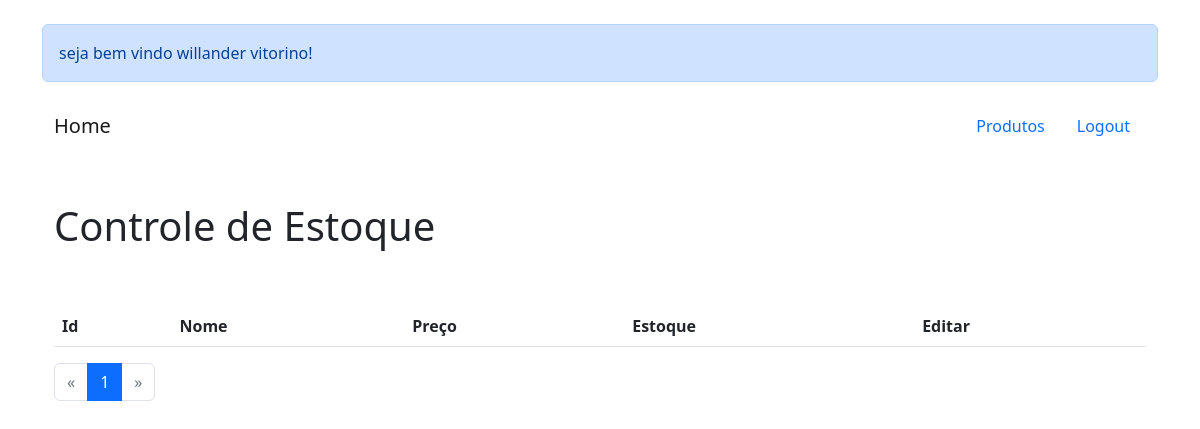
Before: / (signed in) with the older database file.
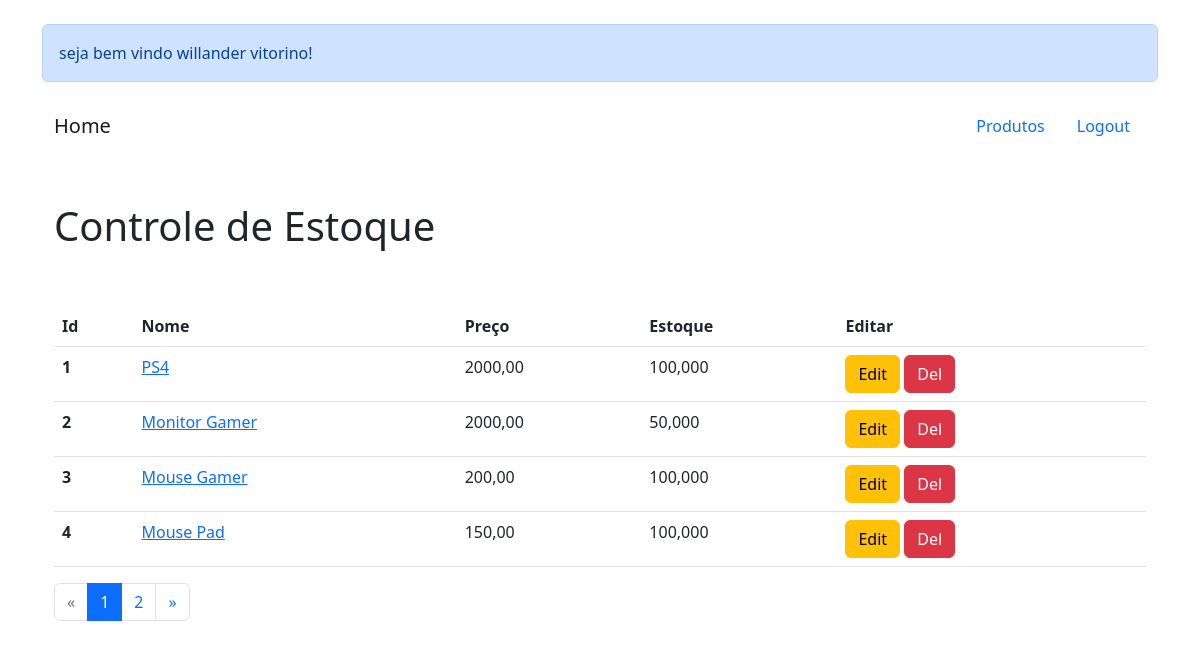
After: the same page with the newer database file.
### usuarios/models.py (models this page shows, shortened)
class Base(models.Model):
    criado = models.DateField('Data de Criação', auto_now_add=True)
    modificado = models.DateField('Data de Atualização', auto_now_add=True)
    ativo = models.BooleanField('Ativo?', default=True)
    class Meta:
        abstract = True

class Produto(Base):
    nome = models.CharField('Nome', max_length=100)
    preco = models.DecimalField('preço', max_digits=8, decimal_places=2)
    estoque = models.DecimalField('Estoque', max_digits=8, decimal_places=3)
    imagem = StdImageField('imagem', upload_to='produtos',
                           variations={'thumb': (124, 124)})
    slug = models.SlugField('Slug', max_length=100, blank=True, editable=False)

### usuarios/views.py (the view)
# urls.py: path('', IndexView.as_view(), name='index'),
class IndexView(ListView):
    model: Produto
    context_object_name = 'produtos'
    template_name = 'index.html'
    paginate_by = 4
    def get_queryset(self):
        return Produto.objects.all()

### templates/index.html (shortened to what this page needs)
{% extends 'base.html' %}
{% load static %}
{% block content %}
<div class="container">
    {% if user.is_anonymous %}
    <div class="container">
        <div class="row">
            <div onload="login()" class="offset-3 col-lg-6  login" align="center">
                <h1>Controle de Estoque</h1>
                <br>
                <h4>Você não estar logado</h4>
                <br><br>
                <a class="btn btn-primary" href="{% url 'login' %}">Fazer Login</a>
            </div>
        </div>
    </div>
    {% else %}
    <br>
    <div class="alert alert-primary" role="alert">
        seja bem vindo {{ user.get_full_name }}!
    </div>
    <div class="container">
        <nav class="navbar navbar-default">
            <div class="navbar-header">
                <a class="navbar-brand" href="{% url 'index' %}">Home</a>
            </div>
            <div>
                <ul class="nav">
                    <li><a class="nav-item nav-link" href="{% url 'produto' %}">Produtos</a></li>
                    <li><a class="nav-item nav-link" href="{% url 'logout' %}">Logout</a></li>
                </ul>
            </div>
        </nav>
        <br><br>
        <div>
            <h1>Controle de Estoque</h1>
        </div>
        <br><br>
        <table class="table">
            <thead class="thead-light">
                <tr>
                    <th scope="col">Id</th>
                    <th scope="col">Nome</th>
                    <th scope="col">Preço</th>
                    <th scope="col">Estoque</th>
                    <th scope="col">Editar</th>
                </tr>
            </thead>
            <tbody>
                {% for i in produtos %}
                <tr>
                    <th scope="row">{{i.id}}</th>
                    <td><a href="#modal{{i.id}}" data-toggle="modal">{{i.nome}}</a></td>
                    <td>{{i.preco}}</td>
                    <td>{{i.estoque}}</td>
                    <td>
                        <a class="btn btn-warning" data-toggle="modal" href="{% url 'upd_produto' i.id %}">Edit</a>
                        <a data-toggle="modal" class="btn btn-danger" href="{% url 'del_produto' pk=i.id %}">Del</a>
                    </td>
                </tr>
                {%endfor%}
            </tbody>
        </table>
        <nav aria-label="navegacao-paginacao">
            <ul class="pagination">
                {% if page_obj.has_previous %}
                <li class="page-item"><a class="page-link" href="?page={{ page_obj.previous_page_number}}">&laquo;</a>
                </li>
                {% else %}
                <li class="page-item disabled"><a class="page-link" href="#">&laquo;</a></li>
                {% endif %}
                {% for num in paginator.page_range %}
                {% if page_obj.number == num %}
                <li class="page-item active"><a class="page-link" href="#">{{num}}</a></li>
                {% else %}
                <li class="page-item"><a class="page-link" href="?page={{num}}">{{num}}</a></li>
                {% endif %}
                {% endfor %}
                {% if page_obj.has_next %}
                <li class="page-item"><a class="page-link" href="?page={{page_obj.next_page_number}}">&raquo;</a></li>
                {% else %}
                <li class="page-item disabled"><a class="page-link" href="#">&raquo;</a></li>
                {% endif %}
            </ul>
        </nav>
    </div>
    {% endif %}
</div>
{% endblock %}

Changed rows visible on the page:
added Produto: id "1", nome "PS4", preco "2000,00", estoque "100,000"
added Produto: id "2", nome "Monitor Gamer", preco "2000,00", estoque "50,000"
added Produto: id "3", nome "Mouse Gamer", preco "200,00", estoque "100,000"
added Produto: id "4", nome "Mouse Pad", preco "150,00", estoque "100,000"
Other visible differences:
new list line: "2"
